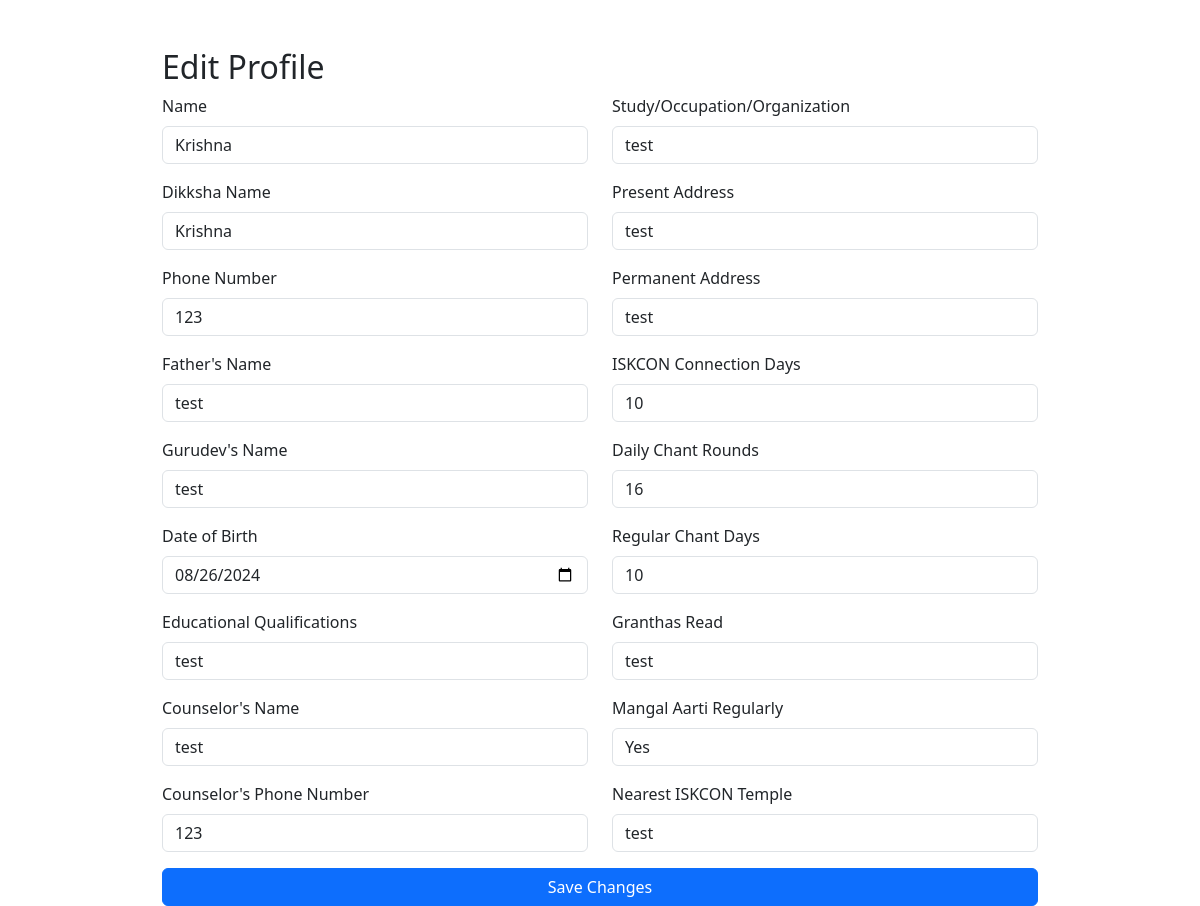
The page /edit_profile.php?id=1 (signed in) on the database its author committed.
### tables this page shows
CREATE TABLE `profiles` (
  `id` int(11) NOT NULL,
  `email` varchar(255) NOT NULL,
  `name` varchar(100) NOT NULL,
  `dikksha_name` varchar(100) NOT NULL,
  `phone_no` varchar(15) NOT NULL,
  `father_name` varchar(100) NOT NULL,
  `gurudev_name` varchar(100) NOT NULL,
  `counselor_name` varchar(100) NOT NULL,
  `counselor_phone_no` varchar(15) NOT NULL,
  `date_of_birth` date NOT NULL,
  `educational_qualifications` text DEFAULT NULL,
  `study_occupation_organization` text DEFAULT NULL,
  `present_address` text NOT NULL,
  `permanent_address` text NOT NULL,
  `iskcon_connection_days` int(11) NOT NULL,
  `daily_chant_rounds` int(11) NOT NULL,
  `regular_chant_days` int(11) NOT NULL,
  `granthas_read` text DEFAULT NULL,
  `mangal_aarti_regularly` enum('Yes','No') NOT NULL,
  `nearest_iskcon_temple` varchar(255) NOT NULL,
  `created_date` timestamp NOT NULL DEFAULT current_timestamp(),
  `userid` varchar(8) DEFAULT NULL
);

### edit_profile.php (the view, shortened to what this page needs)
<?php
require_once 'config.php';
$id = $_GET['id'];
$sql = "SELECT * FROM profiles WHERE id = :id";
$stmt = $conn->prepare($sql);
$stmt->bindParam(':id', $id);
$stmt->execute();
$profile = $stmt->fetch(PDO::FETCH_ASSOC);
?>
<!DOCTYPE html>
<html lang="en">
<head>
    <link href="https://cdn.jsdelivr.net/npm/bootstrap@5.3.0/dist/css/bootstrap.min.css" rel="stylesheet">
</head>
<body>
    <div class="container mt-5 form-container">
        <h2>Edit Profile</h2>
        <form method="POST" action="edit_profile_process.php">
            <div class="row">
                <div class="col-md-6">
                    <div class="mb-3">
                        <label for="name" class="form-label">Name</label>
                        <input type="text" class="form-control" id="name" name="name" value="<?php echo htmlspecialchars($profile['name']); ?>" required>
                    </div>
                    <div class="mb-3">
                        <label for="dikksha_name" class="form-label">Dikksha Name</label>
                        <input type="text" class="form-control" id="dikksha_name" name="dikksha_name" value="<?php echo htmlspecialchars($profile['dikksha_name']); ?>" required>
                    </div>
                    <div class="mb-3">
                        <label for="phone_no" class="form-label">Phone Number</label>
                        <input type="text" class="form-control" id="phone_no" name="phone_no" value="<?php echo htmlspecialchars($profile['phone_no']); ?>" required>
                    </div>
                    <div class="mb-3">
                        <label for="father_name" class="form-label">Father's Name</label>
                        <input type="text" class="form-control" id="father_name" name="father_name" value="<?php echo htmlspecialchars($profile['father_name']); ?>" required>
                    </div>
                    <div class="mb-3">
                        <label for="gurudev_name" class="form-label">Gurudev's Name</label>
                        <input type="text" class="form-control" id="gurudev_name" name="gurudev_name" value="<?php echo htmlspecialchars($profile['gurudev_name']); ?>" required>
                    </div>
                    <div class="mb-3">
                        <label for="date_of_birth" class="form-label">Date of Birth</label>
                        <input type="date" class="form-control" id="date_of_birth" name="date_of_birth" value="<?php echo htmlspecialchars($profile['date_of_birth']); ?>" required>
                    </div>
                    <div class="mb-3">
                        <label for="educational_qualifications" class="form-label">Educational Qualifications</label>
                        <input type="text" class="form-control" id="educational_qualifications" name="educational_qualifications" value="<?php echo htmlspecialchars($profile['educational_qualifications']); ?>" required>
                    </div>
                    <div class="mb-3">
                        <label for="counselor_name" class="form-label">Counselor's Name</label>
                        <input type="text" class="form-control" id="counselor_name" name="counselor_name" value="<?php echo htmlspecialchars($profile['counselor_name']); ?>" required>
                    </div>
                    <div class="mb-3">
                        <label for="counselor_phone_no" class="form-label">Counselor's Phone Number</label>
                        <input type="text" class="form-control" id="counselor_phone_no" name="counselor_phone_no" value="<?php echo htmlspecialchars($profile['counselor_phone_no']); ?>" required>
                    </div>
                </div>
                <div class="col-md-6">
                    <div class="mb-3">
                        <label for="study_occupation_organization" class="form-label">Study/Occupation/Organization</label>
                        <input type="text" class="form-control" id="study_occupation_organization" name="study_occupation_organization" value="<?php echo htmlspecialchars($profile['study_occupation_organization']); ?>" required>
                    </div>
                    <div class="mb-3">
                        <label for="present_address" class="form-label">Present Address</label>
                        <input type="text" class="form-control" id="present_address" name="present_address" value="<?php echo htmlspecialchars($profile['present_address']); ?>" required>
                    </div>
                    <div class="mb-3">
                        <label for="permanent_address" class="form-label">Permanent Address</label>
                        <input type="text" class="form-control" id="permanent_address" name="permanent_address" value="<?php echo htmlspecialchars($profile['permanent_address']); ?>" required>
                    </div>
                    <div class="mb-3">
                        <label for="iskcon_connection_days" class="form-label">ISKCON Connection Days</label>
                        <input type="number" class="form-control" id="iskcon_connection_days" name="iskcon_connection_days" value="<?php echo htmlspecialchars($profile['iskcon_connection_days']); ?>" required>
                    </div>
                    <div class="mb-3">
                        <label for="daily_chant_rounds" class="form-label">Daily Chant Rounds</label>
                        <input type="number" class="form-control" id="daily_chant_rounds" name="daily_chant_rounds" value="<?php echo htmlspecialchars($profile['daily_chant_rounds']); ?>" required>
                    </div>
                    <div class="mb-3">
                        <label for="regular_chant_days" class="form-label">Regular Chant Days</label>
                        <input type="number" class="form-control" id="regular_chant_days" name="regular_chant_days" value="<?php echo htmlspecialchars($profile['regular_chant_days']); ?>" required>
                    </div>
                    <div class="mb-3">
                        <label for="granthas_read" class="form-label">Granthas Read</label>
                        <input type="text" class="form-control" id="granthas_read" name="granthas_read" value="<?php echo htmlspecialchars($profile['granthas_read']); ?>" required>
                    </div>
                    <div class="mb-3">
                        <label for="mangal_aarti_regularly" class="form-label">Mangal Aarti Regularly</label>
                        <input type="text" class="form-control" id="mangal_aarti_regularly" name="mangal_aarti_regularly" value="<?php echo htmlspecialchars($profile['mangal_aarti_regularly']); ?>" required>
                    </div>
                    <div class="mb-3">
                        <label for="nearest_iskcon_temple" class="form-label">Nearest ISKCON Temple</label>
                        <input type="text" class="form-control" id="nearest_iskcon_temple" name="nearest_iskcon_temple" value="<?php echo htmlspecialchars($profile['nearest_iskcon_temple']); ?>" required>
                    </div>
                </div>
            </div>
            <button type="submit" class="btn btn-primary w-100">Save Changes</button>
        </form>
    </div>
</body>
</html>

### edit_profile.php (style rules this page uses)
.form-container { max-width: 900px; margin: 0 auto; }

### rows shown on the page
profiles: name "Krishna", dikksha_name "Krishna", phone_no "123", father_name "test", gurudev_name "test", date_of_birth "08/26/2024", educational_qualifications "test", counselor_name "test", counselor_phone_no "123", study_occupation_organization "test", present_address "test", permanent_address "test", iskcon_connection_days "10", daily_chant_rounds "16", regular_chant_days "10", granthas_read "test", mangal_aarti_regularly "Yes", nearest_iskcon_temple "test"
